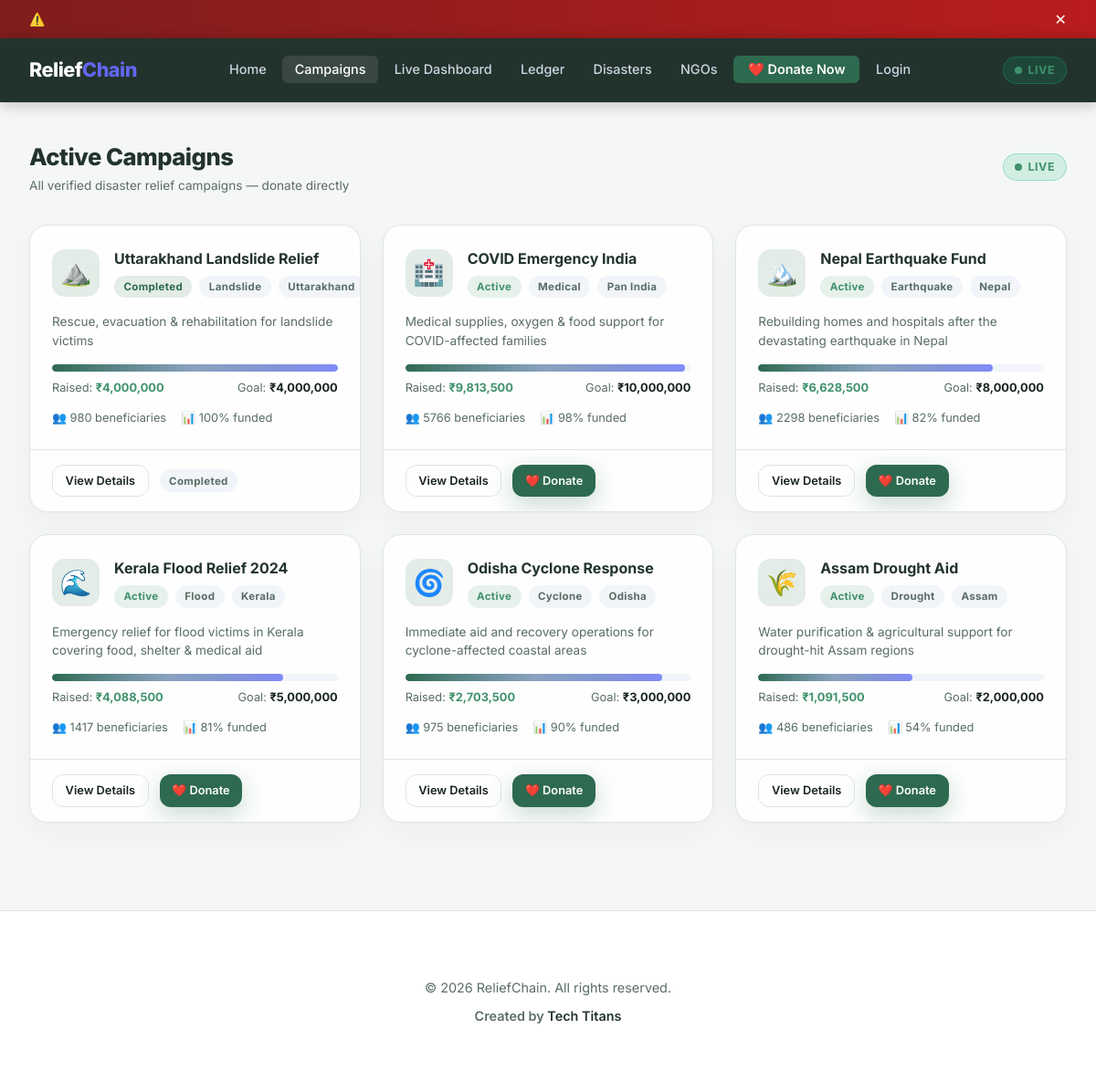
The page /campaigns on the database as committed earlier.
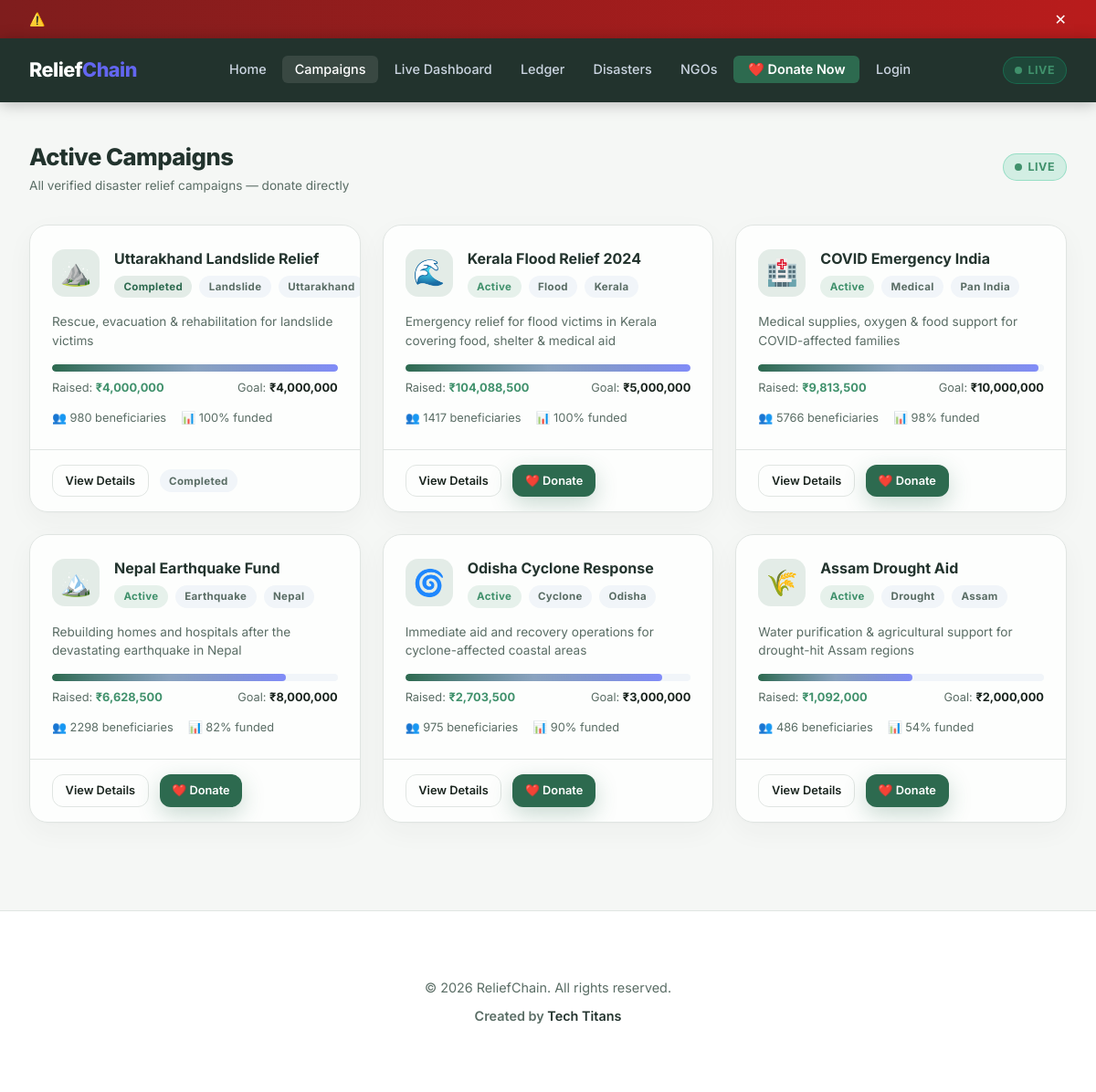
The same page on the database as committed later.
### tables this page shows
CREATE TABLE campaigns (
            id INTEGER PRIMARY KEY AUTOINCREMENT,
            name TEXT NOT NULL,
            description TEXT,
            target_amount INTEGER DEFAULT 1000000,
            raised_amount INTEGER DEFAULT 0,
            beneficiary_count INTEGER DEFAULT 0,
            region TEXT,
            category TEXT,
            status TEXT DEFAULT 'active',
            image_icon TEXT DEFAULT '🌊',
            created_at DATETIME DEFAULT CURRENT_TIMESTAMP
        );

### app.py (the view)
@app.route('/campaigns')
def campaigns():
    q = request.args.get('q', '').strip()
    db = get_db()
    c = db.cursor()
    if q:
        c.execute("SELECT * FROM campaigns WHERE name LIKE ? OR description LIKE ? ORDER BY status DESC, raised_amount DESC", (f"%{q}%", f"%{q}%"))
    else:
        c.execute("SELECT * FROM campaigns ORDER BY status DESC, raised_amount DESC")
    all_campaigns = c.fetchall()
    return render_template('campaigns.html', campaigns=all_campaigns, search_q=q)

### app.py (called while the page is built)
@app.context_processor
def inject_now():
    return {'now': _dt.now}

def get_db():
    db = getattr(g, '_database', None)
    if db is None:
        db = g._database = sqlite3.connect(DATABASE, check_same_thread=False)
        db.row_factory = sqlite3.Row
    return db

@app.teardown_appcontext
def close_connection(exception):
    db = getattr(g, '_database', None)
    if db is not None:
        db.close()

### templates/campaigns.html (shortened to what this page needs)
{% extends 'base.html' %}
{% block content %}
<div class="container" style="padding-top:2.5rem;">
    <div class="page-header">
        <div>
            <h1 class="page-title">Active Campaigns</h1>
            <p class="text-muted text-sm">All verified disaster relief campaigns — donate directly</p>
        </div>
        <div class="live-badge"><span class="live-dot"></span> LIVE</div>
    </div>
    <div class="campaign-grid">
        {% for c in campaigns %}
        {% set pct = [(c.raised_amount / c.target_amount * 100)|int, 100]|min %}
        <div class="campaign-card">
            <div class="campaign-card-header">
                <div class="campaign-icon">{{ c.image_icon }}</div>
                <div>
                    <h3>{{ c.name }}</h3>
                    <div style="display:flex;gap:0.5rem;align-items:center;margin-top:0.25rem;">
                        <span class="badge badge-{% if c.status=='active' %}success{% elif c.status=='completed' %}primary{% else %}warning{% endif %}">{{ c.status|capitalize }}</span>
                        <span class="badge badge-muted">{{ c.category }}</span>
                        <span class="badge badge-muted">{{ c.region }}</span>
                    </div>
                </div>
            </div>
            <div class="campaign-card-body">
                <p>{{ c.description }}</p>
                <div class="progress-bar-wrap">
                    <div class="progress-bar" style="width:{{ pct }}%"></div>
                </div>
                <div class="campaign-meta">
                    <span>Raised: <strong style="color:var(--success);">₹{{ '{:,.0f}'.format(c.raised_amount) }}</strong></span>
                    <span>Goal: <strong>₹{{ '{:,.0f}'.format(c.target_amount) }}</strong></span>
                </div>
                <div style="margin-top:0.75rem;display:flex;gap:1rem;font-size:0.8rem;color:var(--text-muted);">
                    <span>👥 {{ c.beneficiary_count }} beneficiaries</span>
                    <span>📊 {{ pct }}% funded</span>
                </div>
            </div>
            <div class="campaign-footer">
                <a href="{{ url_for('campaign_detail', cid=c.id) }}" class="btn btn-outline btn-sm">View Details</a>
                {% if c.status == 'active' %}
                <a href="{{ url_for('donate') }}?campaign={{ c.id }}" class="btn btn-primary btn-sm">❤️ Donate</a>
                {% else %}
                <span class="badge badge-muted" style="align-self:center;">{{ c.status|capitalize }}</span>
                {% endif %}
            </div>
        </div>
        {% endfor %}
    </div>
</div>
{% endblock %}

Rows that differ between the two databases and show on the page:
changed campaigns "Kerala Flood Relief 2024": {{ pct }} 81 → 100 (drawn); raised_amount "4,088,500" → "104,088,500"; pct "81" → "100"; moves up the list
changed campaigns "Assam Drought Aid": raised_amount "1,091,500" → "1,092,000"
